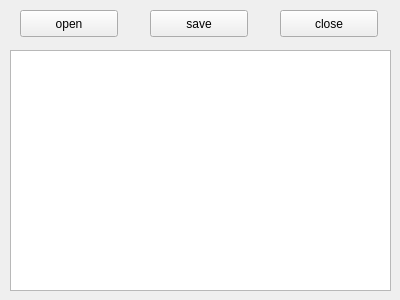
<?xml version="1.0" encoding="UTF-8"?>
<ui version="4.0">
 <class>notepad</class>
 <widget class="QWidget" name="notepad">
  <property name="geometry">
   <rect>
    <x>0</x>
    <y>0</y>
    <width>400</width>
    <height>300</height>
   </rect>
  </property>
  <property name="windowTitle">
   <string>Form</string>
  </property>
  <widget class="QPushButton" name="button_open">
   <property name="geometry">
    <rect>
     <x>20</x>
     <y>10</y>
     <width>98</width>
     <height>27</height>
    </rect>
   </property>
   <property name="text">
    <string>open</string>
   </property>
  </widget>
  <widget class="QPushButton" name="button_save">
   <property name="geometry">
    <rect>
     <x>150</x>
     <y>10</y>
     <width>98</width>
     <height>27</height>
    </rect>
   </property>
   <property name="text">
    <string>save</string>
   </property>
  </widget>
  <widget class="QPushButton" name="pushButton_3">
   <property name="geometry">
    <rect>
     <x>280</x>
     <y>10</y>
     <width>98</width>
     <height>27</height>
    </rect>
   </property>
   <property name="text">
    <string>close</string>
   </property>
  </widget>
  <widget class="QTextEdit" name="editor_window">
   <property name="geometry">
    <rect>
     <x>10</x>
     <y>50</y>
     <width>381</width>
     <height>241</height>
    </rect>
   </property>
  </widget>
 </widget>
 <resources/>
 <connections/>
</ui>
